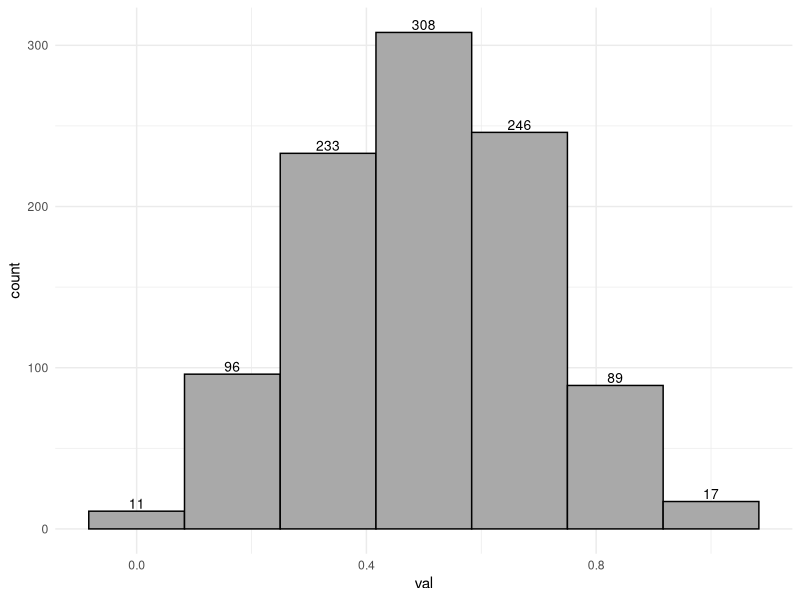
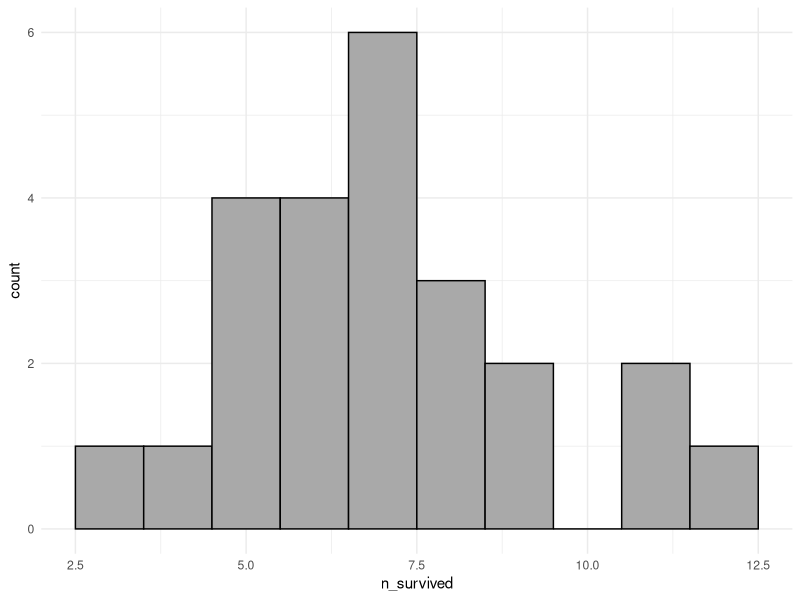
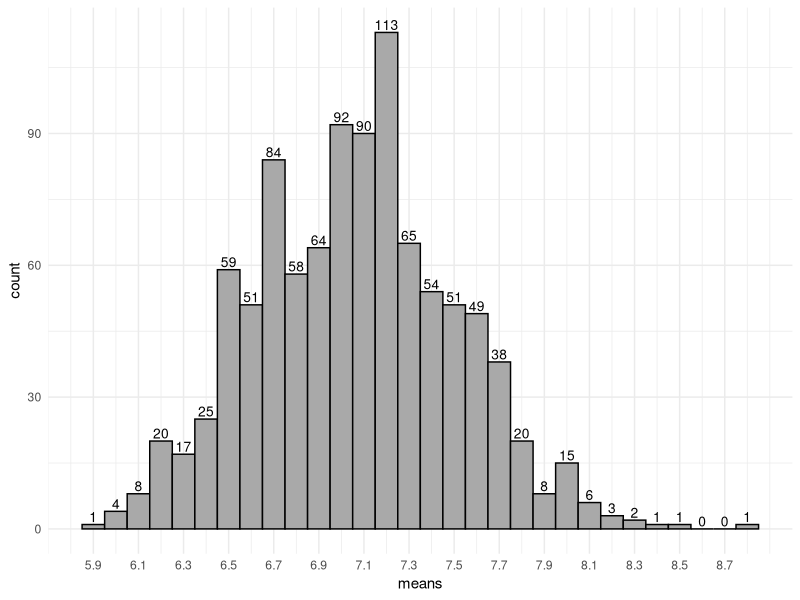

Recreate these plots in R, in order.
## ---- chunk 1
library(tidyverse)

knitr::opts_chunk$set(fig.height = 4)

## ---- chunk 2
store <- rep(NA, 1000)

for(i in 1:1000){
  sim <- sample(c(TRUE, FALSE), size = 6, replace=TRUE)
  
  prop <- mean(sim)
  
  store[i] <- prop
}
## ---- chunk 3
store_tibble_1 <- tibble(val = store) 

store_tibble_1 %>% 
  ggplot(aes(val)) +
  geom_histogram(bins = 7, color = "black", fill = "darkgrey") +
  theme_minimal() +
  stat_bin(bins=7, geom="text", colour="black", size=3.5,
           aes(label=..count..), vjust = -0.25) 

store_tibble_1 %>% 
  count(val)
## ---- chunk 4
# Your are not responsible for understanding this part! 
# This is how I set up the data for this example :)
set.seed(067)
store <- rep(NA, 24)

for(i in 1:24){
  correct_guess <- rgeom(16, 0.5)
  store[i] <- which(cumsum(correct_guess+1) > 18)[1]
}

results <- tibble(first_player_across = store) %>% 
  mutate(n_survived = (16-first_player_across+1)) %>% 
  mutate(p_survived = n_survived/16)

## ---- chunk 5
head(results)

results %>% 
  ggplot(aes(x = n_survived)) +
  geom_histogram(bins = 10, fill="darkgrey", color = "black") +
  theme_minimal()

results %>% 
  summarise(x1 = min(n_survived),
            x2 = quantile(n_survived, 0.25),
            x3 = median(n_survived),
            x4 = quantile(n_survived, 0.75),
            x5 = max(n_survived),
            x6 = mean(n_survived),
            x7 = sd(n_survived))

## ---- chunk 6
set.seed(456)
store <- rep(NA, 1000)

for(i in 1:1000){
  boot_resample <- results %>% 
    sample_n(24, replace=TRUE)
  
  store[i] <- mean(boot_resample$n_survived)
}
## ---- chunk 7
quantile(store, c(0.005, 0.025, 0.050, 0.1, 0.9, 0.950, 0.975, 0.995))

store_tibble_2 <- tibble(means = store)

store_tibble_2 %>% 
  ggplot(aes(x = means)) +
  geom_histogram(binwidth = 0.1, color = "black", fill = "darkgrey") +
  theme_minimal() +
  stat_bin(binwidth = 0.1, geom="text", colour="black", size=3.5,
           aes(label=..count..), vjust = -0.25) +
  scale_x_continuous(breaks = round(seq(min(store), max(store), by = 0.2),1))
